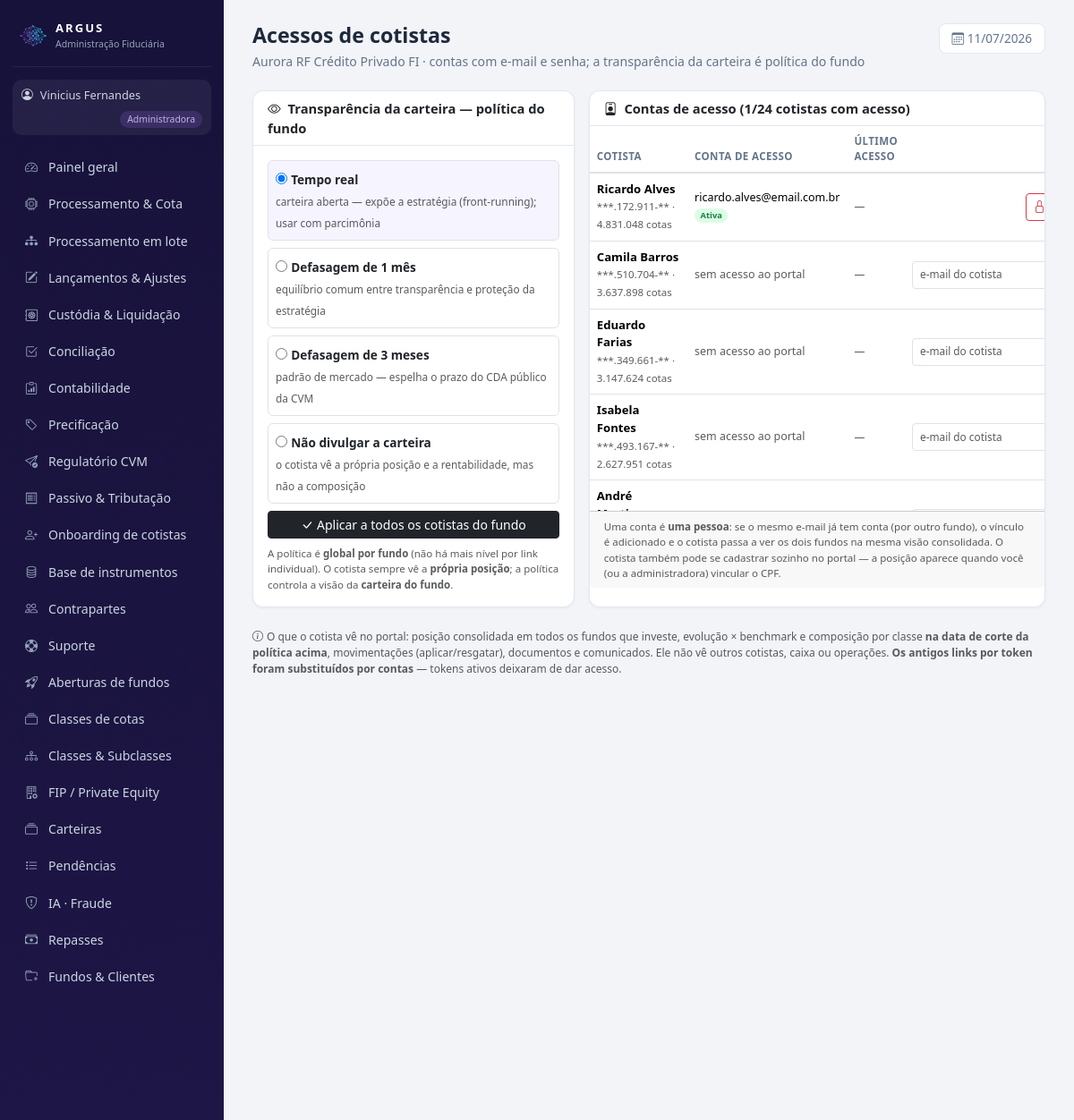
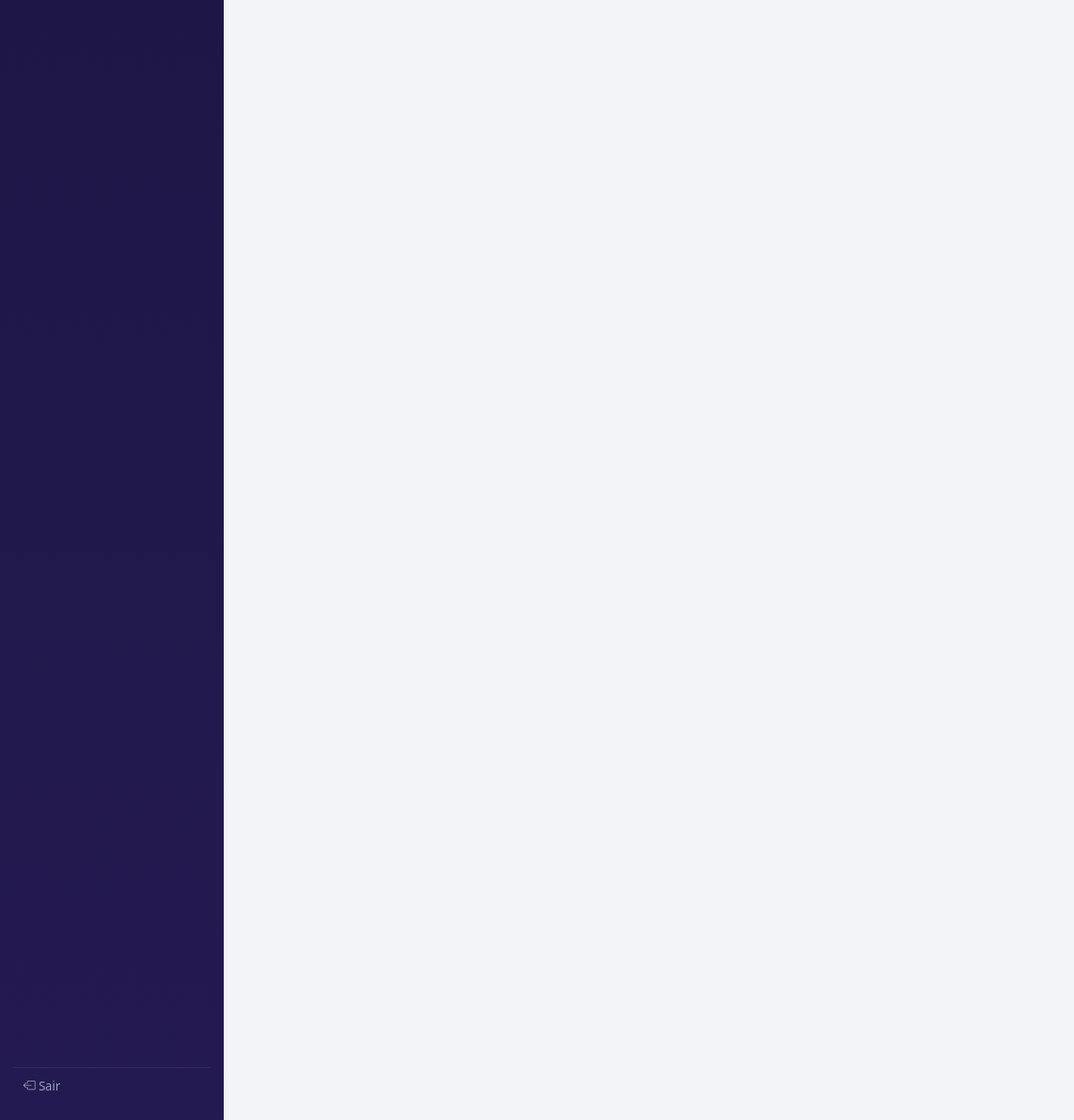
Page /gestor/acessos.php (signed in) on the committed database (2 pictures, top to bottom).
### tables this page shows
CREATE TABLE usuarios (
  id INT AUTO_INCREMENT PRIMARY KEY,
  nome VARCHAR(100) NOT NULL,
  email VARCHAR(120) NOT NULL UNIQUE,
  senha VARCHAR(255) NOT NULL,         
  perfil ENUM('admin','gestor','custodia') NOT NULL,   
  fundo_id INT NULL,
  gestora VARCHAR(150) NULL,
  telefone VARCHAR(30) NULL,
  kyc_status VARCHAR(20) DEFAULT 'Pendente',
  criado_em DATETIME DEFAULT CURRENT_TIMESTAMP
);

CREATE TABLE fundos (
  id INT AUTO_INCREMENT PRIMARY KEY,
  nome VARCHAR(150) NOT NULL,
  cnpj VARCHAR(20),
  classe VARCHAR(50),                  
  publico_alvo VARCHAR(60),            
  condominio VARCHAR(20) DEFAULT 'Aberto',
  status VARCHAR(30) DEFAULT 'Ativo',  
  gestora VARCHAR(120),
  benchmark VARCHAR(30) DEFAULT 'CDI',
  tributacao VARCHAR(20) DEFAULT 'Longo Prazo',    
  provisao_despesas DECIMAL(18,2) DEFAULT 0,       
  tipo_fundo VARCHAR(10) DEFAULT 'FIF',            
  master_id INT DEFAULT NULL,                      
  taxa_adm DECIMAL(8,6) DEFAULT 0.0008,       
  taxa_gestao DECIMAL(8,6) DEFAULT 0.007,
  taxa_performance DECIMAL(8,6) DEFAULT 0,    
  caixa_atual DECIMAL(18,2) DEFAULT 0,
  pl_atual DECIMAL(18,2) DEFAULT 0,
  cota_atual DECIMAL(18,8) DEFAULT 1,
  data_abertura DATE,
  transparencia VARCHAR(12) DEFAULT 'delay_1m'   
);

CREATE TABLE cotistas (
  id INT AUTO_INCREMENT PRIMARY KEY,
  fundo_id INT NOT NULL,
  nome VARCHAR(150) NOT NULL,
  documento VARCHAR(20),
  tipo_pessoa VARCHAR(2) DEFAULT 'PF',
  cotas DECIMAL(18,6) NOT NULL,
  custo_total DECIMAL(18,2) DEFAULT NULL,    
  suitability VARCHAR(20) DEFAULT NULL,      
  kyc_status VARCHAR(20) DEFAULT 'Pendente',
  pld_status VARCHAR(20) DEFAULT 'Pendente',
  fatca_crs VARCHAR(30) DEFAULT NULL,
  termo_aceite DATETIME NULL,
  data_entrada DATE,
  banco VARCHAR(60) NULL,              
  agencia VARCHAR(10) NULL,            
  conta VARCHAR(20) NULL,              
  pix_chave VARCHAR(80) NULL,
  conta_id INT NULL,                   
  FOREIGN KEY (fundo_id) REFERENCES fundos(id)
);

CREATE TABLE cotista_contas (
  id INT AUTO_INCREMENT PRIMARY KEY,
  nome VARCHAR(150) NOT NULL,
  documento VARCHAR(24) NOT NULL,
  email VARCHAR(120) NOT NULL UNIQUE,
  senha_hash VARCHAR(255) NOT NULL,
  status ENUM('Ativa','Bloqueada') DEFAULT 'Ativa',
  criado_em DATETIME DEFAULT CURRENT_TIMESTAMP,
  ultimo_acesso DATETIME NULL,
  INDEX idx_cc_doc (documento)
);

### includes/auth.php (called while the page is built, shortened)
<?php
function usuario() {
    return $_SESSION['usuario'] ?? null;
}
function exigir_perfil(string ...$perfis): array {
    global $pdo;
    $u = usuario();
    if ($u && isset($pdo)) {
        $st = $pdo->prepare('SELECT * FROM usuarios WHERE id = ? AND perfil = ?');
        $st->execute([$u['id'], $u['perfil']]);
        $atual = $st->fetch();
        if (!$atual) { logout_usuario(); $u = null; }
        else { $_SESSION['usuario'] = $u = $atual; }
    }
    return $u;
}
function base_url(): string {
    return defined('BASE_URL') ? BASE_URL : '../';
}
function fundo_do_usuario(PDO $pdo, array $u): ?array {
    if ($u['perfil'] === 'admin') {
        $fid = $_SESSION['admin_fundo_id'] ?? 1;
        $st = $pdo->prepare('SELECT * FROM fundos WHERE id = ?');
        $st->execute([$fid]);
        return $st->fetch() ?: null;
    }
    $meus = fundos_do_usuario($pdo, $u);
    return $meus[0];
}

### gestor/acessos.php (the view, shortened to what this page needs)
<?php
require_once __DIR__ . '/../config/db.php';
require_once __DIR__ . '/../includes/auth.php';
require_once __DIR__ . '/../includes/layout.php';
$u = exigir_perfil('gestor', 'admin');
$fundo = fundo_do_usuario($pdo, $u);
$fid = (int)$fundo['id'];
$st = $pdo->prepare("SELECT c.*, cc.email conta_email, cc.status conta_status, cc.ultimo_acesso
                     FROM cotistas c LEFT JOIN cotista_contas cc ON cc.id = c.conta_id
                     WHERE c.fundo_id = ? ORDER BY c.cotas DESC");
$st->execute([$fid]);
$cotistas = $st->fetchAll();
$comConta = count(array_filter($cotistas, fn($c) => !empty($c['conta_email'])));
$transAtual = $fundo['transparencia'] ?? 'delay_1m';
page_start('Acessos de cotistas', 'Acessos de cotistas', $u,
    e_html($fundo['nome']) . ' · contas com e-mail e senha; a transparência da carteira é política do fundo');
?>
<div class="row g-3 mb-4">
  <div class="col-lg-5">
    <div class="card h-100">
      <div class="card-header"><i class="bi bi-eye me-1"></i> Transparência da carteira — política do fundo</div>
      <div class="card-body">
        <form method="post">
          <?php foreach ([
              'realtime' => ['Tempo real', 'carteira aberta — expõe a estratégia (front-running); usar com parcimônia'],
              'delay_1m' => ['Defasagem de 1 mês', 'equilíbrio comum entre transparência e proteção da estratégia'],
              'delay_3m' => ['Defasagem de 3 meses', 'padrão de mercado — espelha o prazo do CDA público da CVM'],
              'off'      => ['Não divulgar a carteira', 'o cotista vê a própria posição e a rentabilidade, mas não a composição'],
          ] as $val => [$rot, $desc]): ?>
            <label class="d-block border rounded p-2 mb-2" style="cursor:pointer;<?= $transAtual === $val ? 'border-color:var(--navy);background:#f6f4ff' : '' ?>">
              <input type="radio" name="transparencia" value="<?= $val ?>" <?= $transAtual === $val ? 'checked' : '' ?>>
              <b style="font-size:.85rem"><?= $rot ?></b><br>
              <span class="text-muted" style="font-size:.74rem"><?= $desc ?></span>
            </label>
          <?php endforeach; ?>
          <button class="btn btn-dark btn-sm w-100"><i class="bi bi-check-lg me-1"></i>Aplicar a todos os cotistas do fundo</button>
        </form>
        <p class="text-muted mb-0 mt-2" style="font-size:.72rem">
          A política é <b>global por fundo</b> (não há mais nível por link individual). O cotista sempre vê a
          <b>própria posição</b>; a política controla a visão da <b>carteira do fundo</b>.</p>
      </div>
    </div>
  </div>
  <div class="col-lg-7">
    <div class="card h-100">
      <div class="card-header d-flex justify-content-between align-items-center">
        <span><i class="bi bi-person-badge me-1"></i> Contas de acesso (<?= $comConta ?>/<?= count($cotistas) ?> cotistas com acesso)</span>
      </div>
      <div class="card-body p-0" style="max-height:430px;overflow-y:auto">
        <table class="table table-hover align-middle mb-0" style="font-size:.82rem">
          <thead><tr><th>Cotista</th><th>Conta de acesso</th><th>Último acesso</th><th style="min-width:210px"></th></tr></thead>
          <tbody>
          <?php foreach ($cotistas as $c): ?>
            <tr>
              <td><b><?= e_html($c['nome']) ?></b><br>
                <span class="text-muted" style="font-size:.72rem"><?= e_html($c['documento']) ?> · <?= number_format((float)$c['cotas'], 0, ',', '.') ?> cotas</span></td>
              <td style="font-size:.78rem">
                <?php if ($c['conta_email']): ?>
                  <?= e_html($c['conta_email']) ?><br>
                  <?= badge($c['conta_status'], $c['conta_status'] === 'Ativa' ? 'success' : 'danger') ?>
                <?php else: ?><span class="text-muted">sem acesso ao portal</span><?php endif; ?>
              </td>
              <td style="font-size:.74rem" class="text-muted"><?= $c['ultimo_acesso'] ? date('d/m H:i', strtotime($c['ultimo_acesso'])) : '—' ?></td>
              <td class="text-end">
                <?php if (!$c['conta_email']): ?>
                  <form method="post" class="d-flex gap-1">
                    <input class="form-control form-control-sm" name="email" placeholder="e-mail do cotista" style="font-size:.74rem" required>
                  </form>
                <?php else: ?>
                  <?php if ($c['conta_status'] === 'Ativa'): ?>
                    <form method="post" class="d-inline" onsubmit="return confirm('Bloquear a conta? O acesso cai na hora, em todos os fundos.')">
                      <button class="btn btn-sm btn-outline-danger" title="Bloquear conta"><i class="bi bi-lock"></i></button>
                    </form>
                  <?php endif; ?>
                <?php endif; ?>
              </td>
            </tr>
          <?php endforeach; ?>
          </tbody>
        </table>
      </div>
      <div class="card-footer text-muted" style="font-size:.72rem">
        Uma conta é <b>uma pessoa</b>: se o mesmo e-mail já tem conta (por outro fundo), o vínculo é adicionado e o
        cotista passa a ver os dois fundos na mesma visão consolidada. O cotista também pode se cadastrar sozinho no
        portal — a posição aparece quando você (ou a administradora) vincular o CPF.
      </div>
    </div>
  </div>
</div>
<p class="text-muted" style="font-size:.75rem">
  <i class="bi bi-info-circle me-1"></i>O que o cotista vê no portal: posição consolidada em todos os fundos que
  investe, evolução × benchmark e composição por classe <b>na data de corte da política acima</b>, movimentações
  (aplicar/resgatar), documentos e comunicados. Ele não vê outros cotistas, caixa ou operações.
  <b>Os antigos links por token foram substituídos por contas</b> — tokens ativos deixaram de dar acesso.</p>
<?php page_end();

### includes/layout.php (shortened to what this page needs)
<?php
require_once __DIR__ . '/helpers.php';
function menu_itens(array $u): array {
    $b = base_url();
    if ($u['perfil'] === 'admin') {
        return [
            ['Painel geral',        $b.'admin/index.php',          'bi-speedometer2'],
            ['Processamento & Cota', $b.'admin/processamento.php', 'bi-cpu'],
            ['Processamento em lote', $b.'admin/batch.php',        'bi-diagram-3-fill'],
            ['Lançamentos & Ajustes', $b.'admin/lancamentos.php',  'bi-pencil-square'],
            ['Custódia & Liquidação', $b.'admin/custodia.php',     'bi-safe2'],
            ['Conciliação',         $b.'admin/conciliacao.php',    'bi-check2-square'],
            ['Contabilidade',       $b.'admin/contabilidade.php',  'bi-clipboard-data'],
            ['Precificação',        $b.'admin/precificacao.php',   'bi-tag'],
            ['Regulatório CVM',     $b.'admin/regulatorio.php',    'bi-send-check'],
            ['Passivo & Tributação', $b.'admin/passivo.php',       'bi-receipt'],
            ['Onboarding de cotistas', $b.'admin/onboarding_cotista.php', 'bi-person-plus'],
            ['Base de instrumentos', $b.'admin/ativos.php',        'bi-database'],
            ['Contrapartes',        $b.'admin/contrapartes.php',   'bi-people'],
            ['Suporte',             $b.'admin/tickets.php',        'bi-life-preserver'],
            ['Aberturas de fundos', $b.'admin/aberturas.php',      'bi-rocket-takeoff'],
            ['Classes de cotas',    $b.'admin/classes.php',        'bi-collection'],
            ['Classes & Subclasses', $b.'admin/subclasses.php',    'bi-diagram-3'],
            ['FIP / Private Equity', $b.'admin/fip.php',           'bi-building-gear'],
            ['Carteiras',           $b.'admin/carteiras.php',      'bi-collection'],
            ['Pendências',          $b.'admin/pendencias.php',     'bi-list-task'],
            ['IA · Fraude',         $b.'admin/fraude.php',         'bi-shield-exclamation'],
            ['Repasses',            $b.'admin/repasses.php',       'bi-cash-stack'],
            ['Fundos & Clientes',   $b.'admin/fundos.php',         'bi-folder-plus'],
        ];
    }
    global $pdo;
    $itens = [
        ['Visão geral',       $b.'gestor/index.php',        'bi-speedometer2'],
        ['Aprovação de cota', $b.'gestor/cotas.php',        'bi-clipboard-check'],
        ['Boletar operação',  $b.'gestor/boletas.php',      'bi-receipt-cutoff'],
        ['Catálogo de ativos', $b.'gestor/ativos.php',      'bi-database'],
        ['Carteira',          $b.'gestor/carteira.php',     'bi-pie-chart'],
        ['Caixa & Fluxo',     $b.'gestor/caixa.php',        'bi-wallet2'],
        ['Cotistas',          $b.'gestor/cotistas.php',     'bi-people'],
        ['Acessos & transparência', $b.'gestor/acessos.php', 'bi-key'],
        ['Performance',       $b.'gestor/performance.php',  'bi-graph-up-arrow'],
        ['Relatórios',        $b.'gestor/relatorios.php',   'bi-file-earmark-text'],
        ['Enquadramento',     $b.'gestor/enquadramento.php','bi-check-circle'],
        ['Assembleias',       $b.'gestor/assembleias.php',  'bi-megaphone'],
        ['Comunicados',       $b.'gestor/comunicados.php',  'bi-chat-left-text'],
        ['Chamados de cotistas', $b.'gestor/chamados_cotistas.php', 'bi-chat-dots'],
        ['Equipe do fundo',   $b.'gestor/equipe.php',       'bi-people-fill'],
        ['Criar fundo',       $b.'gestor/novo_fundo.php',   'bi-plus-square'],
        ['Suporte',           $b.'gestor/tickets.php',      'bi-life-preserver'],
    ];
    $livres = ['Equipe do fundo', 'Criar fundo', 'Suporte'];
    $fundo = fundo_do_usuario($pdo, $u);
    $fid = (int)$fundo['id'];
    $principal = eh_principal($pdo, $u, $fid);
    $mapa = permissao_de_menu();
    return array_values(array_filter($itens, function ($it) use ($mapa, $principal, $pdo, $u, $fid, $livres) {
        if (in_array($it[0], $livres, true)) return true;
        $req = $mapa[$it[0]] ?? null;
        if ($req === null) return true;
        if ($req === '__principal__') return $principal;
        return $principal || pode($pdo, $u, $fid, $req);
    }));
}
function page_start(string $titulo, string $ativo, array $u, string $subtitulo = ''): void {
    $b = base_url();
    $perfilRotulo = ['admin' => 'Administradora', 'gestor' => 'Gestor', 'custodia' => 'Custodiante'][$u['perfil']] ?? $u['perfil'];
    $perfilCor    = ['admin' => 'gold', 'gestor' => 'teal'][$u['perfil']] ?? 'blue';
    ?><!DOCTYPE html>
<html lang="pt-BR">
<head>
<link href="https://cdn.jsdelivr.net/npm/bootstrap@5.3.3/dist/css/bootstrap.min.css" rel="stylesheet">
<link href="https://cdn.jsdelivr.net/npm/bootstrap-icons@1.11.3/font/bootstrap-icons.min.css" rel="stylesheet">
<link href="https://cdn.jsdelivr.net/npm/flatpickr@4.6.13/dist/flatpickr.min.css" rel="stylesheet">
<link href="<?= $b ?>assets/css/style.css" rel="stylesheet">
</head>
<body>
<div class="app-wrap">
  <aside class="sidebar">
    <div class="brand">
      <img src="<?= $b ?>assets/favicon.png" class="brand-mark" alt="Argus">
      <div>
        <div class="brand-name">ARGUS</div>
        <div class="brand-sub">Administração Fiduciária</div>
      </div>
    </div>
    <div class="perfil-chip chip-<?= $perfilCor ?>">
      <i class="bi bi-person-circle"></i> <?= e_html($u['nome']) ?>
      <span><?= $perfilRotulo ?></span>
    </div>
    <nav class="menu">
      <?php foreach (menu_itens($u) as [$rotulo, $href, $icone]): ?>
        <a href="<?= $href ?>" class="<?= $rotulo === $ativo ? 'ativo' : '' ?>">
          <i class="bi <?= $icone ?>"></i> <?= e_html($rotulo) ?>
        </a>
      <?php endforeach; ?>
    </nav>
    <a class="sair" href="<?= $b ?>logout.php"><i class="bi bi-box-arrow-left"></i> Sair</a>
  </aside>
  <main class="conteudo">
    <div class="titulo-pagina">
      <div>
        <h1><?= e_html($titulo) ?></h1>
        <?php if ($subtitulo): ?><p class="subtitulo"><?= $subtitulo ?></p><?php endif; ?>
      </div>
      <div class="data-ref"><i class="bi bi-calendar3"></i> <?= date('d/m/Y') ?></div>
    </div>
<?php
}
function page_end(): void {
    ?>
  </main>
</div>
</body>
</html><?php
}

### includes/helpers.php (shortened to what this page needs)
<?php
function e_html($s): string { return htmlspecialchars((string)$s, ENT_QUOTES, 'UTF-8'); }
function badge(string $texto, string $cor): string {
    return '<span class="badge badge-soft-' . $cor . '">' . e_html($texto) . '</span>';
}

### rows in the picture
usuarios: nome "Vinicius Fernandes", perfil "Administradora"
fundos: transparencia "☑ Tempo real carteira aberta — e", transparencia "☐ Defasagem de 1 mês equilíbrio", transparencia "☐ Defasagem de 3 meses padrão de", transparencia "☐ Não divulgar a carteira o coti"
cotistas: nome "Ricardo Alves", documento "***.172.911-**", cotas "4.831.048", cotista_contas.email "ricardo.alves@email.com.br", cotista_contas.status "Ativa"
cotistas: nome "Camila Barros", documento "***.510.704-**", cotas "3.637.898", shows "sem acesso ao portal"
cotistas: nome "Eduardo Farias", documento "***.349.661-**", cotas "3.147.624", shows "sem acesso ao portal"
cotistas: nome "Isabela Fontes", documento "***.493.167-**", cotas "2.627.951", shows "sem acesso ao portal"
cotistas: nome "André…"

### other values in the picture
e_html($rotulo) "Painel geral"
e_html($rotulo) "Processamento & Cota"
e_html($rotulo) "Processamento em lote"
e_html($rotulo) "Lançamentos & Ajustes"
e_html($rotulo) "Custódia & Liquidação"
e_html($rotulo) "Conciliação"
e_html($rotulo) "Contabilidade"
e_html($rotulo) "Precificação"
e_html($rotulo) "Regulatório CVM"
e_html($rotulo) "Passivo & Tributação"
e_html($rotulo) "Onboarding de cotistas"
e_html($rotulo) "Base de instrumentos"
e_html($rotulo) "Contrapartes"
e_html($rotulo) "Suporte"
e_html($rotulo) "Aberturas de fundos"
